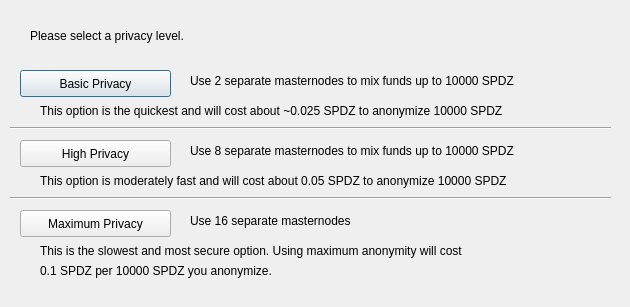
<?xml version="1.0" encoding="UTF-8"?>
<ui version="4.0">
 <class>ObfuscationConfig</class>
 <widget class="QDialog" name="ObfuscationConfig">
  <property name="geometry">
   <rect>
    <x>0</x>
    <y>0</y>
    <width>630</width>
    <height>307</height>
   </rect>
  </property>
  <property name="windowTitle">
   <string>Configure Obfuscation</string>
  </property>
  <widget class="QPushButton" name="buttonBasic">
   <property name="geometry">
    <rect>
     <x>20</x>
     <y>70</y>
     <width>151</width>
     <height>27</height>
    </rect>
   </property>
   <property name="text">
    <string>Basic Privacy</string>
   </property>
  </widget>
  <widget class="QPushButton" name="buttonHigh">
   <property name="geometry">
    <rect>
     <x>20</x>
     <y>140</y>
     <width>151</width>
     <height>27</height>
    </rect>
   </property>
   <property name="text">
    <string>High Privacy</string>
   </property>
  </widget>
  <widget class="QPushButton" name="buttonMax">
   <property name="geometry">
    <rect>
     <x>20</x>
     <y>210</y>
     <width>151</width>
     <height>27</height>
    </rect>
   </property>
   <property name="text">
    <string>Maximum Privacy</string>
   </property>
  </widget>
  <widget class="QLabel" name="label">
   <property name="geometry">
    <rect>
     <x>30</x>
     <y>20</y>
     <width>571</width>
     <height>31</height>
    </rect>
   </property>
   <property name="text">
    <string>Please select a privacy level.</string>
   </property>
  </widget>
  <widget class="QLabel" name="label_2">
   <property name="geometry">
    <rect>
     <x>190</x>
     <y>70</y>
     <width>421</width>
     <height>21</height>
    </rect>
   </property>
   <property name="text">
    <string>Use 2 separate masternodes to mix funds up to 10000 SPDZ</string>
   </property>
  </widget>
  <widget class="QLabel" name="label_3">
   <property name="geometry">
    <rect>
     <x>190</x>
     <y>140</y>
     <width>411</width>
     <height>21</height>
    </rect>
   </property>
   <property name="text">
    <string>Use 8 separate masternodes to mix funds up to 10000 SPDZ</string>
   </property>
  </widget>
  <widget class="QLabel" name="label_4">
   <property name="geometry">
    <rect>
     <x>190</x>
     <y>210</y>
     <width>421</width>
     <height>21</height>
    </rect>
   </property>
   <property name="text">
    <string>Use 16 separate masternodes</string>
   </property>
  </widget>
  <widget class="QLabel" name="label_6">
   <property name="geometry">
    <rect>
     <x>40</x>
     <y>100</y>
     <width>561</width>
     <height>21</height>
    </rect>
   </property>
   <property name="text">
    <string>This option is the quickest and will cost about ~0.025 SPDZ to anonymize 10000 SPDZ</string>
   </property>
  </widget>
  <widget class="QLabel" name="label_7">
   <property name="geometry">
    <rect>
     <x>40</x>
     <y>170</y>
     <width>561</width>
     <height>21</height>
    </rect>
   </property>
   <property name="text">
    <string>This option is moderately fast and will cost about 0.05 SPDZ to anonymize 10000 SPDZ</string>
   </property>
  </widget>
  <widget class="QLabel" name="label_8">
   <property name="geometry">
    <rect>
     <x>40</x>
     <y>240</y>
     <width>561</width>
     <height>21</height>
    </rect>
   </property>
   <property name="text">
    <string>This is the slowest and most secure option. Using maximum anonymity will cost</string>
   </property>
  </widget>
  <widget class="QLabel" name="label_9">
   <property name="geometry">
    <rect>
     <x>40</x>
     <y>260</y>
     <width>561</width>
     <height>21</height>
    </rect>
   </property>
   <property name="text">
    <string>0.1 SPDZ per 10000 SPDZ you anonymize.</string>
   </property>
  </widget>
  <widget class="Line" name="line">
   <property name="geometry">
    <rect>
     <x>10</x>
     <y>120</y>
     <width>601</width>
     <height>16</height>
    </rect>
   </property>
   <property name="orientation">
    <enum>Qt::Horizontal</enum>
   </property>
  </widget>
  <widget class="Line" name="line_2">
   <property name="geometry">
    <rect>
     <x>10</x>
     <y>190</y>
     <width>601</width>
     <height>16</height>
    </rect>
   </property>
   <property name="orientation">
    <enum>Qt::Horizontal</enum>
   </property>
  </widget>
 </widget>
 <resources/>
 <connections/>
</ui>
